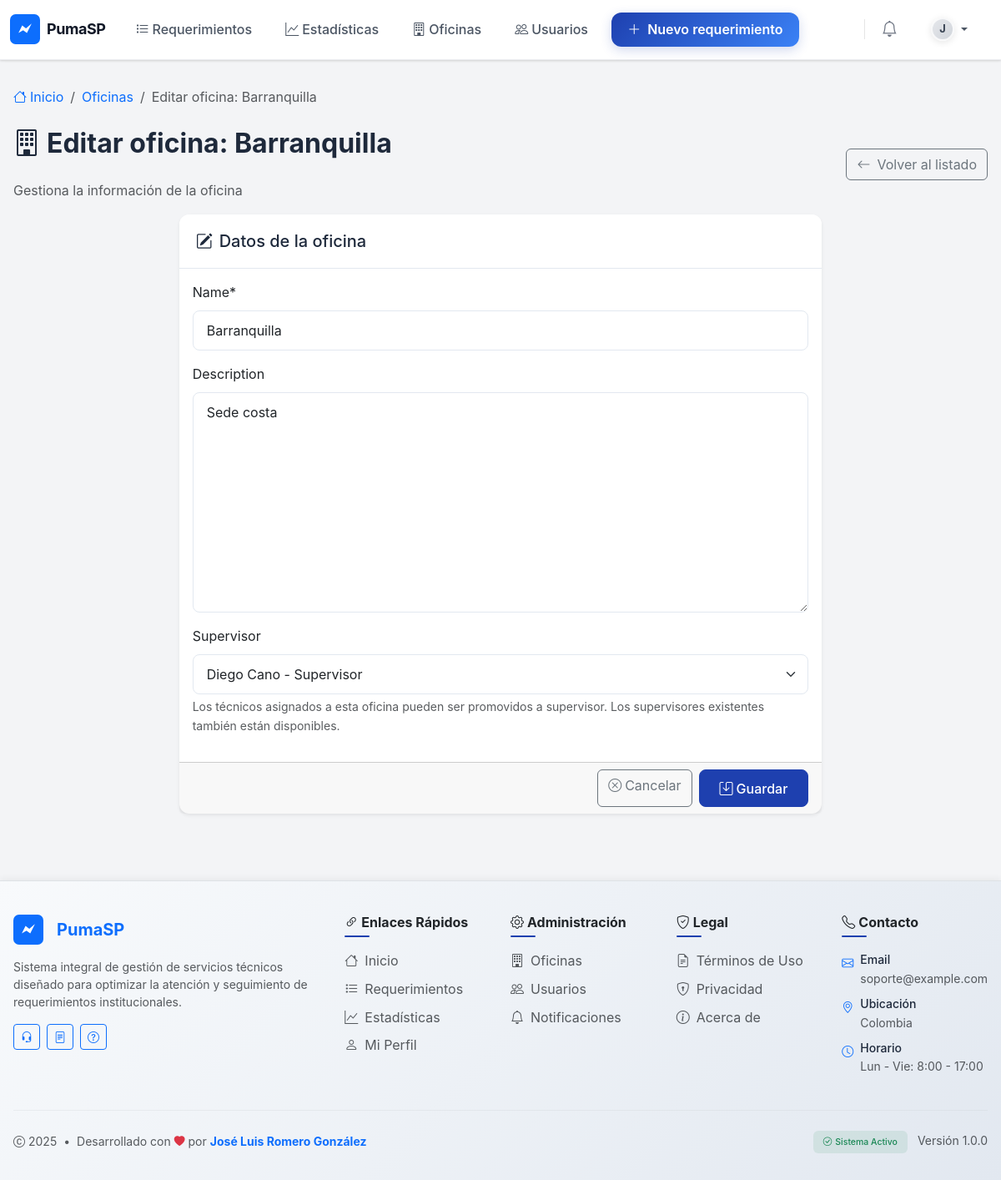
Page /oficinas/4/editar/ (signed in) on the committed database.
### oficinas/models.py (models this page shows, shortened)
class Office(models.Model):
	name = models.CharField(max_length=120, unique=True)
	description = models.TextField(blank=True)
	supervisor = models.ForeignKey('accounts.CustomUser', null=True, blank=True, on_delete=models.SET_NULL, related_name='supervisa_oficina')

### accounts/models.py (models this page shows, shortened)
class CustomUser(AbstractUser):
	approved = models.BooleanField(default=False, help_text=_('Aprobado por Jefe'))
	role = models.CharField(max_length=16, choices=Roles.choices, default=Roles.UNASSIGNED)
	office = models.ForeignKey('oficinas.Office', null=True, blank=True, on_delete=models.SET_NULL, related_name='users')
	class IdentificationType(models.TextChoices):
		CC = 'CC', _('Cédula de ciudadanía')
		CE = 'CE', _('Cédula de extranjería')
		TI = 'TI', _('Tarjeta de identidad')
		PAS = 'PAS', _('Pasaporte')
		NIT = 'NIT', _('NIT')
		PEP = 'PEP', _('Permiso especial de permanencia')
	id_type = models.CharField(
		max_length=5,
		choices=IdentificationType.choices,
		null=True,
		blank=True,
		verbose_name=_('Tipo de identificación'),
	)
	id_number = models.CharField(
		max_length=32,
		null=True,
		blank=True,
		unique=True,
		verbose_name=_('Número de identificación'),
	)
	birth_date = models.DateField(null=True, blank=True, verbose_name=_('Fecha de nacimiento'))
	phone = models.CharField(max_length=20, null=True, blank=True, verbose_name=_('Teléfono'))
	@property
	def is_jefe(self):
		return self.role == Roles.JEFE

### oficinas/views.py (the view)
# urls.py: path('<int:office_id>/editar/', views.edit, name='oficina_edit'),
@login_required
@jefe_required
def edit(request, office_id):
	office = get_object_or_404(Office, pk=office_id)
	if request.method == 'POST':
		form = OfficeForm(request.POST, instance=office)
		if form.is_valid():
			form.save()
			supervisor_id = request.POST.get('supervisor')
			if supervisor_id is not None:
				supervisor_id = supervisor_id.strip()
				if supervisor_id == '':
					office.supervisor = None
				else:
					supervisor = CustomUser.objects.filter(
						pk=supervisor_id,
						is_active=True,
						approved=True,
					).first()
					if supervisor:
						office.supervisor = supervisor
						if supervisor.role == Roles.TECNICO:
							supervisor.role = Roles.SUPERVISOR
						if supervisor.office_id != office.id:
							supervisor.office = office
						supervisor.save()
				office.save()
			messages.success(request, 'Oficina actualizada')
			return redirect('oficinas_index')
	else:
		form = OfficeForm(instance=office)
	candidates = CustomUser.objects.filter(
		models.Q(office=office, role=Roles.TECNICO) |
		models.Q(role=Roles.SUPERVISOR),
		is_active=True,
		approved=True
	).order_by('username')
	return render(request, 'oficinas/form.html', {
		'form': form,
		'title': f'Editar oficina: {office.name}',
		'office': office,
		'candidates': candidates,
	})

### oficinas/views.py
class OfficeForm(forms.ModelForm):
	class Meta:
		model = Office
		fields = ['name', 'description']

### accounts/templatetags/name_filters.py (called while the page is built)
@register.filter(name='first_last')
def first_last(user):
    if not user:
        return ''
    first = (getattr(user, 'first_name', '') or '').strip()
    last = (getattr(user, 'last_name', '') or '').strip()
    full = ' '.join([p for p in [first, last] if p])
    return full if full else 'Sin nombre'

### gestor_servicios/context_processors.py (called while the page is built)
def brand(request):
    return {
        'BRAND_NAME': getattr(settings, 'APP_BRAND_NAME', 'PumaSP'),
        'BRAND_TAGLINE': getattr(settings, 'APP_BRAND_TAGLINE', ''),
        'BRAND_LOGO': getattr(settings, 'APP_BRAND_LOGO', 'favicon.svg'),
    'FOOTER_CONTACT_EMAIL': getattr(settings, 'APP_CONTACT_EMAIL', 'soporte@example.com'),
    'FOOTER_CONTACT_LOCATION': getattr(settings, 'APP_CONTACT_LOCATION', 'Colombia'),
    }

### templates/oficinas/form.html (shortened to what this page needs)
{% extends 'base.html' %}
{% load name_filters %}
{% load crispy_forms_tags %}
{% block content %}
<nav aria-label="breadcrumb" class="mb-4">
  <ol class="breadcrumb">
    <li class="breadcrumb-item">
      <a href="/" class="text-decoration-none">
        <i class="bi bi-house me-1"></i>Inicio
      </a>
    </li>
    <li class="breadcrumb-item"><a href="/oficinas/" class="text-decoration-none">Oficinas</a></li>
    <li class="breadcrumb-item active" aria-current="page">{{ title }}</li>
  </ol>
</nav>
<div class="d-flex justify-content-between align-items-center mb-3">
  <div>
    <h1 class="page-title"><i class="bi bi-building me-2"></i>{{ title }}</h1>
    <p class="text-muted mb-0">Gestiona la información de la oficina</p>
  </div>
  <div class="d-none d-md-block">
    <a href="/oficinas/" class="btn btn-outline-secondary">
      <i class="bi bi-arrow-left me-2"></i>Volver al listado
    </a>
  </div>
</div>
<div class="row justify-content-center">
  <div class="col-12 col-lg-8">
    <form method="post" class="card shadow-sm border-0">
      <div class="card-header">
        <h5 class="mb-0"><i class="bi bi-pencil-square me-2"></i>Datos de la oficina</h5>
      </div>
      <div class="card-body">
        {{ form|crispy }}
        {% if office %}
        <div class="mb-3">
          <label class="form-label">Supervisor</label>
          <select class="form-select" name="supervisor">
            {% for u in candidates %}
              <option value="{{ u.id }}" {% if office.supervisor and office.supervisor.id == u.id %}selected{% endif %}>
                {{ u|first_last }} - {{ u.get_role_display }}{% if u.role == 'TECNICO' %} (será promovido a Supervisor){% endif %}
              </option>
            {% endfor %}
          </select>
          <div class="form-text">
            Los técnicos asignados a esta oficina pueden ser promovidos a supervisor. Los supervisores existentes también están disponibles.
          </div>
        </div>
        {% endif %}
      </div>
      <div class="card-footer d-flex justify-content-end gap-2">
        <a class="btn btn-outline-secondary" href="/oficinas/">
          <i class="bi bi-x-circle me-1"></i>Cancelar
        </a>
        <button class="btn btn-primary">
          <i class="bi bi-save me-1"></i>Guardar
        </button>
      </div>
    </form>
  </div>
</div>
{% endblock %}

### templates/base.html (style rules this page uses)
:root { --primary-blue: #1e40af; --primary-blue-light: #3b82f6; --primary-blue-dark: #1e3a8a; --secondary-gray: #f3f4f6; --secondary-gray-dark: #e2e8f0; --accent-blue: #0ea5e9; --text-primary: #1e293b; --text-secondary: #64748b; --border-color: #e2e8f0; --success: #10b981; --warning: #f59e0b; --danger: #ef4444; --shadow-sm: 0 1px 2px 0 rgb(0 0 0 / 0.05); --shadow-md: 0 4px 6px -1px rgb(0 0 0 / 0.1), 0 2px 4px -2px rgb(0 0 0 / 0.1); --shadow-lg: 0 10px 15px -3px rgb(0 0 0 / 0.1), 0 4px 6px -4px rgb(0 0 0 / 0.1); }
html, body { font-family: -apple-system, BlinkMacSystemFont, 'Segoe UI', Roboto, 'Helvetica Neue', Arial, sans-serif; background-color: var(--secondary-gray); color: var(--text-primary); line-height: 1.6; }
.card { border: 1px solid var(--border-color); border-radius: 12px; box-shadow: var(--shadow-sm); background: white; transition: all 0.2s ease; }
.card-header { background: white; border-bottom: 1px solid var(--border-color); font-weight: 600; color: var(--text-primary); padding: 1.25rem; border-radius: 12px 12px 0 0 !important; }
.btn-primary { background-color: var(--primary-blue); border-color: var(--primary-blue); border-radius: 8px; font-weight: 500; padding: 0.6rem 1.5rem; transition: all 0.2s ease; }
.form-control, .form-select { border: 1px solid var(--border-color); border-radius: 8px; padding: 0.7rem 1rem; transition: all 0.2s ease; }
.page-title { font-size: 2rem; font-weight: 700; color: var(--text-primary); margin-bottom: 1.5rem; }

### rows in the picture
Office: name "Barranquilla", description "Sede costa", supervisor "Diego Cano - Supervisor"

### other values in the picture
{{ BRAND_NAME }} "PumaSP"
{{ title }} "Editar oficina: Barranquilla"
{{ FOOTER_CONTACT_EMAIL }} "soporte@example.com"
{{ FOOTER_CONTACT_LOCATION }} "Colombia"
